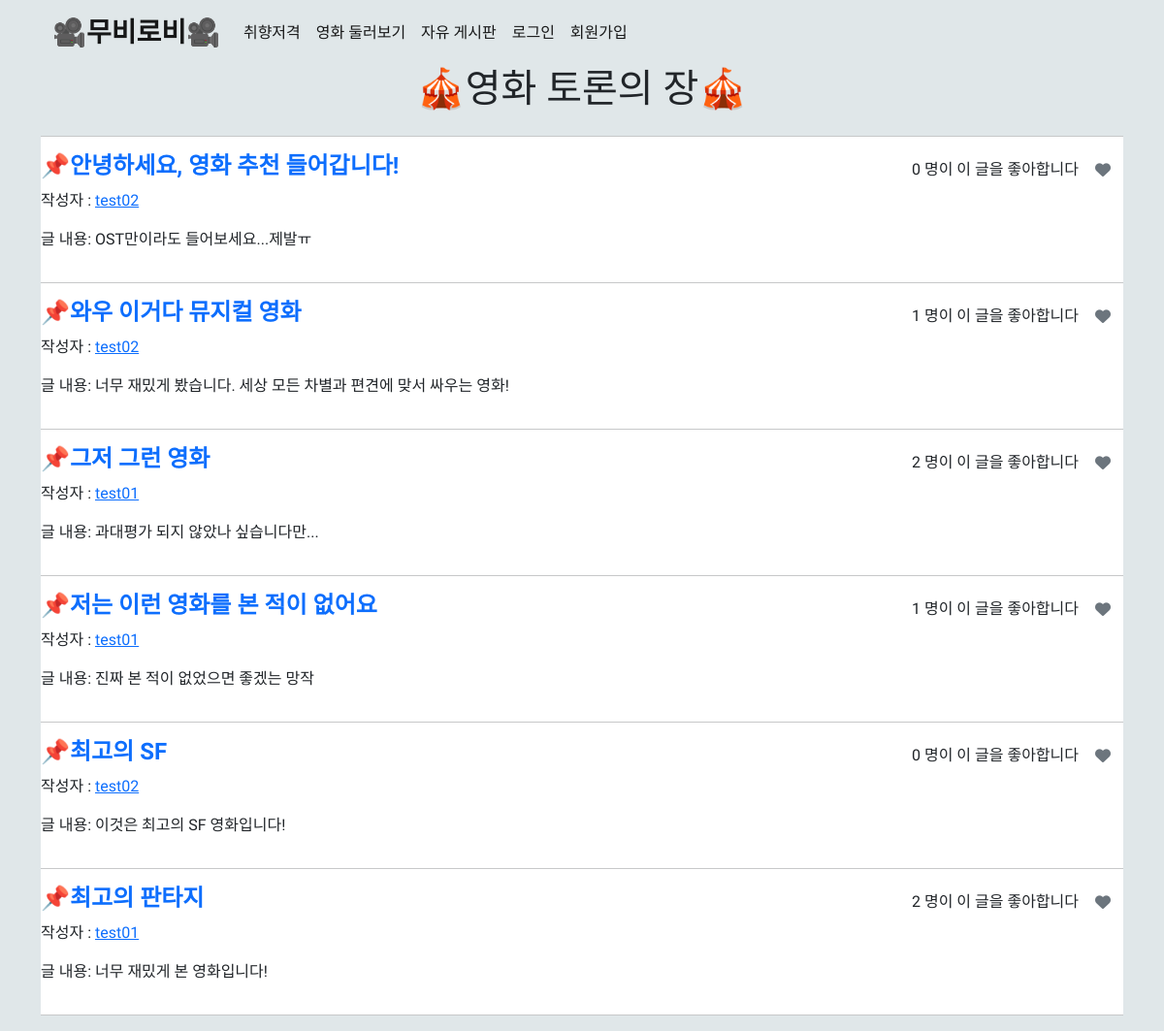
/community/, run on the app's committed database.
### community/models.py (models this page shows)
class Review(models.Model):
    title = models.CharField(max_length=100)
    movie_title = models.CharField(max_length=50)
    rank = models.DecimalField(max_digits=5, decimal_places=1)
    content = models.TextField()
    created_at = models.DateTimeField(auto_now_add=True)
    updated_at = models.DateTimeField(auto_now=True)
    user = models.ForeignKey(
        settings.AUTH_USER_MODEL, on_delete=models.CASCADE
    )
    like_users = models.ManyToManyField(
        settings.AUTH_USER_MODEL, related_name='like_reviews'
    )

### accounts/models.py (models this page shows)
class User(AbstractUser):
    followings = models.ManyToManyField('self', symmetrical=False, related_name='followers')

### community/views.py (the view)
# urls.py: path('', views.index, name='index'),
@require_safe
def index(request):
    reviews = Review.objects.order_by('-pk')
    context = {
        'reviews': reviews,
    }
    return render(request, 'community/index.html', context)

### community/templates/community/index.html (shortened to what this page needs)
{% extends 'base.html' %}
{% block content %}
  <div class="d-flex justify-content-center">
    <h1>🎪영화 토론의 장🎪</h1>
  </div>
  <div class="bg-white">
  <hr />
  {% for review in reviews %}
    <div class="d-flex justify-content-between">
      <div class="d-flex">
      <h4>📌</h4><a style="text-decoration: none;" href="{% url 'community:detail' review.pk %}"><h4 class="fw-bold">{{ review.title }}</h4></a>
      </div>
      <div>
        <span><span id="likecnt-{{ review.pk }}">{{ review.like_users.all|length }}</span> 명이 이 글을 좋아합니다</span>
        <form style="display: inline-block;" id="likes-forms" data-review-id="{{ review.pk }}">
          {% if user in review.like_users.all %}
            <button class="btn btn-link"><i id="like-{{ review.pk }}" class="fa-solid fa-heart text-danger"></i></button>
            {% else %}
            <button class="btn btn-link"><i id="like-{{ review.pk }}" class="fa-solid fa-heart text-secondary"></button></i>
          {% endif %}
        </form>
      </div>
    </div>
    <p>
      작성자 : <a href="{% url 'accounts:profile' review.user.username %}">{{ review.user }}</a>
    </p>
    <p>글 내용: {{ review.content }}</p>
    <hr />
  {% endfor %}
  </div>
{% endblock content %}

### data on the page
Review: title "안녕하세요, 영화 추천 들어갑니다!", like_users.all|length "0", user "test02", content "OST만이라도 들어보세요...제발ㅠ"
Review: title "와우 이거다 뮤지컬 영화", like_users.all|length "1", user "test02", content "너무 재밌게 봤습니다. 세상 모든 차별과 편견에 맞서 싸우는 영화!"
Review: title "그저 그런 영화", like_users.all|length "2", user "test01", content "과대평가 되지 않았나 싶습니다만..."
Review: title "저는 이런 영화를 본 적이 없어요", like_users.all|length "1", user "test01", content "진짜 본 적이 없었으면 좋겠는 망작"
Review: title "최고의 SF", like_users.all|length "0", user "test02", content "이것은 최고의 SF 영화입니다!"
Review: title "최고의 판타지", like_users.all|length "2", user "test01", content "너무 재밌게 본 영화입니다!"
